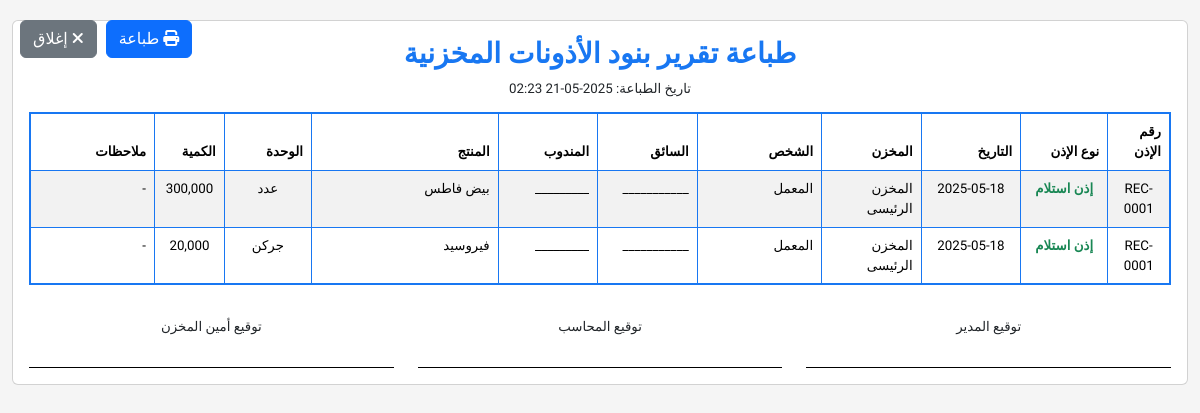
The app's page /finances/reports/store-permits/print/ (signed in) with its own data.
### finances/models.py (models this page shows, shortened)
class StorePermitItem(models.Model):
    permit = models.ForeignKey(StorePermit, on_delete=models.CASCADE, related_name='items', verbose_name=_("الإذن"))
    product = models.ForeignKey(Product, on_delete=models.CASCADE, related_name='permit_items', verbose_name=_("المنتج"))
    product_unit = models.ForeignKey(ProductUnit, on_delete=models.CASCADE, related_name='permit_items', verbose_name=_("وحدة المنتج"))
    quantity = models.DecimalField(_("الكمية"), max_digits=15, decimal_places=3)
    notes = models.TextField(_("ملاحظات"), blank=True, null=True)
    created_transaction = models.OneToOneField(ProductTransaction, on_delete=models.SET_NULL,
                                          null=True, blank=True, related_name='created_by_permit_item',
                                          verbose_name=_("حركة المنتج المنشأة"))
    class Meta:
        verbose_name = _("بند إذن مخزني")
        verbose_name_plural = _("بنود أذونات المخزن")

class StorePermit(models.Model):
    ISSUE = 'issue'
    RECEIVE = 'receive'
    PERMIT_TYPES = [
        (ISSUE, _("إذن صرف")),
        (RECEIVE, _("إذن استلام")),
    ]
    number = models.CharField(_("رقم الإذن"), max_length=50, unique=True)
    permit_type = models.CharField(_("نوع الإذن"), max_length=10, choices=PERMIT_TYPES)
    date = models.DateTimeField(_("تاريخ الإذن"), default=timezone.now)
    store = models.ForeignKey(Store, on_delete=models.CASCADE, related_name='permits', verbose_name=_("المخزن"))
    person_name = models.CharField(_("اسم الشخص"), max_length=255, help_text=_("المستلم في حالة الصرف أو المرسل في حالة الاستلام"))
    driver = models.ForeignKey(Driver, on_delete=models.SET_NULL, null=True, blank=True, related_name='permits', verbose_name=_("السائق"))
    representative = models.ForeignKey(Representative, on_delete=models.SET_NULL, null=True, blank=True, related_name='permits', verbose_name=_("المندوب"))
    reference_number = models.CharField(_("الرقم المرجعي"), max_length=50, blank=True, null=True)
    notes = models.TextField(_("ملاحظات"), blank=True, null=True)
    is_posted = models.BooleanField(_("مرحل"), default=False)
    class Meta:
        verbose_name = _("إذن مخزني")
        verbose_name_plural = _("أذونات المخزن")
        ordering = ['-date']

### core/models.py (models this page shows, shortened)
class Store(models.Model):
    branch = models.ForeignKey(Branch, on_delete=models.CASCADE, related_name='stores', verbose_name=_("الفرع"))
    name = models.CharField(_("اسم المخزن"), max_length=255)
    address = models.TextField(_("العنوان"), blank=True, null=True)
    keeper = models.CharField(_("أمين المخزن"), max_length=255, blank=True, null=True)
    notes = models.TextField(_("ملاحظات"), blank=True, null=True)
    class Meta:
        verbose_name = _("مخزن")
        verbose_name_plural = _("المخازن")

class Driver(models.Model):
    name = models.CharField(_("الاسم"), max_length=255)
    phone = models.CharField(_("رقم الهاتف"), max_length=20, blank=True, null=True)
    address = models.TextField(_("العنوان"), blank=True, null=True)
    id_number = models.CharField(_("رقم الهوية"), max_length=20, blank=True, null=True)
    license_number = models.CharField(_("رقم الرخصة"), max_length=20, blank=True, null=True)
    notes = models.TextField(_("ملاحظات"), blank=True, null=True)
    class Meta:
        verbose_name = _("سائق")
        verbose_name_plural = _("السائقين")

class Representative(models.Model):
    name = models.CharField(_("الاسم"), max_length=255)
    phone = models.CharField(_("رقم الهاتف"), max_length=20, blank=True, null=True)
    address = models.TextField(_("العنوان"), blank=True, null=True)
    id_number = models.CharField(_("رقم الهوية"), max_length=20, blank=True, null=True)
    commission_percentage = models.DecimalField(_("نسبة العمولة"), max_digits=5, decimal_places=2, default=0)
    notes = models.TextField(_("ملاحظات"), blank=True, null=True)
    class Meta:
        verbose_name = _("مندوب")
        verbose_name_plural = _("المناديب")

### products/models.py (models this page shows, shortened)
class Product(models.Model):
    name = models.CharField(_("اسم المنتج"), max_length=255)
    code = models.CharField(_("كود المنتج"), max_length=50, blank=True, null=True)
    barcode = models.CharField(_("الباركود"), max_length=50, blank=True, null=True)
    category = models.ForeignKey(Category, on_delete=models.SET_NULL, blank=True, null=True,
                               related_name='products', verbose_name=_("القسم"))
    default_store = models.ForeignKey(Store, on_delete=models.SET_NULL, blank=True, null=True,
                                    related_name='default_products', verbose_name=_("المخزن الافتراضي"))
    initial_balance = models.DecimalField(_("الرصيد الافتتاحي"), max_digits=15, decimal_places=3, default=0)
    current_balance = models.DecimalField(_("الرصيد الحالي"), max_digits=15, decimal_places=3, default=0)
    image = models.ImageField(_("صورة المنتج"), upload_to='product_images/', blank=True, null=True)
    description = models.TextField(_("الوصف"), blank=True, null=True)
    is_active = models.BooleanField(_("نشط"), default=True)
    class Meta:
        verbose_name = _("منتج")
        verbose_name_plural = _("المنتجات")

class ProductUnit(models.Model):
    product = models.ForeignKey(Product, on_delete=models.CASCADE, related_name='units', verbose_name=_("المنتج"))
    unit = models.ForeignKey(Unit, on_delete=models.CASCADE, related_name='product_units', verbose_name=_("الوحدة"))
    conversion_factor = models.DecimalField(_("معامل التحويل"), max_digits=10, decimal_places=3, default=1)
    purchase_price = models.DecimalField(_("سعر الشراء"), max_digits=15, decimal_places=2, default=0)
    selling_price = models.DecimalField(_("سعر البيع"), max_digits=15, decimal_places=2, default=0)
    barcode = models.CharField(_("باركود الوحدة"), max_length=50, blank=True, null=True)
    is_default_purchase = models.BooleanField(_("وحدة الشراء الافتراضية"), default=False)
    is_default_sale = models.BooleanField(_("وحدة البيع الافتراضية"), default=False)
    class Meta:
        verbose_name = _("وحدة المنتج")
        verbose_name_plural = _("وحدات المنتجات")
        unique_together = [['product', 'unit']]

class Unit(models.Model):
    name = models.CharField(_("اسم الوحدة"), max_length=255)
    symbol = models.CharField(_("الرمز"), max_length=10)
    class Meta:
        verbose_name = _("وحدة")
        verbose_name_plural = _("وحدات القياس")

### finances/views/reports/store_permits_report.py (the view, shortened to what this page needs)
# urls.py: path('reports/store-permits/print/', views.store_permits_report_print, name='store_permits_report_print'),
@login_required
def store_permits_report_print(request):
    permit_items = StorePermitItem.objects.select_related(
        'permit', 'product', 'product_unit', 'product_unit__unit',
        'permit__store', 'permit__driver', 'permit__representative'
    ).order_by('-permit__date')
    permit_type = request.GET.get('permit_type')
    if permit_type:
        permit_items = permit_items.filter(permit__permit_type=permit_type)
    store_id = request.GET.get('store')
    if store_id:
        permit_items = permit_items.filter(permit__store_id=store_id)
    is_posted = request.GET.get('is_posted')
    if is_posted == 'yes':
        permit_items = permit_items.filter(permit__is_posted=True)
    elif is_posted == 'no':
        permit_items = permit_items.filter(permit__is_posted=False)
    from_date = request.GET.get('from_date')
    to_date = request.GET.get('to_date')
    if from_date:
        permit_items = permit_items.filter(permit__date__date__gte=from_date)
    if to_date:
        permit_items = permit_items.filter(permit__date__date__lte=to_date)
    person_name = request.GET.get('person_name')
    if person_name:
        permit_items = permit_items.filter(permit__person_name__icontains=person_name)
    driver_id = request.GET.get('driver')
    if driver_id:
        permit_items = permit_items.filter(permit__driver_id=driver_id)
    representative_id = request.GET.get('representative')
    if representative_id:
        permit_items = permit_items.filter(permit__representative_id=representative_id)
    product_id = request.GET.get('product')
    if product_id:
        permit_items = permit_items.filter(product_id=product_id)
    category_id = request.GET.get('category')
    if category_id:
        permit_items = permit_items.filter(product__category_id=category_id)
    search_query = request.GET.get('q')
    settings = SystemSettings.get_settings()
    return render(request, 'finances/reports/store_permits_report_print.html', {
        'permit_items': permit_items,
        'from_date': from_date,
        'to_date': to_date,
        'settings': settings,
        'title': 'طباعة تقرير بنود الأذونات المخزنية',
        'print_date': timezone.now()
    })

### core/models.py (called while the page is built)
    @classmethod
    def get_settings(cls):
        settings, created = cls.objects.get_or_create(pk=1)
        return settings

### users/context_processors.py (called while the page is built)
def notifications(request):
    context_data = {
        'unread_notifications_count': 0
    }
    if request.user.is_authenticated:
        context_data['unread_notifications_count'] = get_unread_notifications_count(request.user)
    return context_data

### users/utils.py (called while the page is built)
def get_unread_notifications_count(user):
    return UserNotification.objects.filter(recipient=user, is_read=False).count()

### templates/finances/reports/store_permits_report_print.html (shortened to what this page needs)
{% load static %}
{% load humanize %}
<!DOCTYPE html>
<html lang="ar" dir="rtl">
<head>
    <link href="https://cdn.jsdelivr.net/npm/bootstrap@5.3.2/dist/css/bootstrap.min.css" rel="stylesheet">
    <link rel="stylesheet" href="https://cdn.jsdelivr.net/npm/bootstrap@5.3.2/dist/css/bootstrap.rtl.min.css">
    <link rel="stylesheet" href="https://cdnjs.cloudflare.com/ajax/libs/font-awesome/6.5.1/css/all.min.css">
</head>
<body>
    <div class="print-actions d-print-none">
        <button onclick="window.print()" class="btn btn-primary">
            <i class="fas fa-print"></i> طباعة
        </button>
        <button onclick="window.close()" class="btn btn-secondary">
            <i class="fas fa-times"></i> إغلاق
        </button>
    </div>
<div class="container-fluid">
    <div class="row">
        <div class="col-12">
            <div class="card">
                <div class="card-body">
                    <div class="row">
                        <div class="col-12 text-center mb-2">
                            <h3 style="color: #1877f2; font-weight: bold;">{{ title }}</h3>
                            <p style="font-size: 10pt; margin-bottom: 5px;">
                                تاريخ الطباعة: {{ print_date|date:"Y-m-d H:i" }}
                            </p>
                        </div>
                    </div>
                    <div class="table-responsive">
                        <table class="table table-bordered table-striped" style="font-size: 10pt; border: 2px solid #1877f2;">
                            <thead>
                                <tr>
                                    <th style="width: 5%;">رقم الإذن</th>
                                    <th style="width: 7%;">نوع الإذن</th>
                                    <th style="width: 8%;">التاريخ</th>
                                    <th style="width: 8%;">المخزن</th>
                                    <th style="width: 10%;">الشخص</th>
                                    {% if settings.show_driver_in_permit_report %}
                                    <th style="width: 8%;">السائق</th>
                                    {% endif %}
                                    {% if settings.show_representative_in_permit_report %}
                                    <th style="width: 8%;">المندوب</th>
                                    {% endif %}
                                    <th style="width: 15%;">المنتج</th>
                                    <th style="width: 7%;">الوحدة</th>
                                    <th style="width: 5%;">الكمية</th>
                                    <th style="width: 10%;">ملاحظات</th>
                                </tr>
                            </thead>
                            <tbody>
                                {% for item in permit_items %}
                                <tr>
                                    <td style="text-align: center;">{{ item.permit.number }}</td>
                                    <td style="text-align: center;">
                                        {% if item.permit.permit_type == 'issue' %}
                                            <span style="color: #dc3545; font-weight: bold;">إذن صرف</span>
                                        {% else %}
                                            <span style="color: #198754; font-weight: bold;">إذن استلام</span>
                                        {% endif %}
                                    </td>
                                    <td style="text-align: center;">{{ item.permit.date|date:"Y-m-d" }}</td>
                                    <td>{{ item.permit.store.name }}</td>
                                    <td>{{ item.permit.person_name }}</td>
                                    {% if settings.show_driver_in_permit_report %}
                                    <td>{{ item.permit.driver.name|default:"-" }}</td>
                                    {% endif %}
                                    {% if settings.show_representative_in_permit_report %}
                                    <td>{{ item.permit.representative.name|default:"-" }}</td>
                                    {% endif %}
                                    <td>{{ item.product.name }}</td>
                                    <td style="text-align: center;">{{ item.product_unit.unit.name }}</td>
                                    <td style="text-align: center;">{{ item.quantity }}</td>
                                    <td>{{ item.notes|default:"-" }}</td>
                                </tr>
                                {% endfor %}
                            </tbody>
                        </table>
                    </div>
                    <div class="row mt-3">
                        <div class="col-4 text-center">
                            <p style="font-size: 10pt; margin-bottom: 5px;">توقيع المدير</p>
                            <div style="border-top: 1px solid #000; margin-top: 30px;"></div>
                        </div>
                        <div class="col-4 text-center">
                            <p style="font-size: 10pt; margin-bottom: 5px;">توقيع المحاسب</p>
                            <div style="border-top: 1px solid #000; margin-top: 30px;"></div>
                        </div>
                        <div class="col-4 text-center">
                            <p style="font-size: 10pt; margin-bottom: 5px;">توقيع أمين المخزن</p>
                            <div style="border-top: 1px solid #000; margin-top: 30px;"></div>
                        </div>
                    </div>
                </div>
            </div>
        </div>
    </div>
</div>
</body>
</html>

### templates/finances/reports/store_permits_report_print.html (style rules this page uses)
body { font-family: 'Tajawal', sans-serif; background-color: #f5f5f5; padding: 20px 0; }
.print-actions { position: fixed; top: 20px; left: 20px; z-index: 1000; }
.print-actions .btn { margin-right: 5px; }
@media screen { .container-fluid { max-width: 1200px; margin: 0 auto; } }

### records on screen
StorePermitItem: permit.number "REC-0001", shows "إذن استلام", permit "2025-05-18", permit.store.name "المخزن الرئيسى", permit.person_name "المعمل", permit.driver.name "___________", permit.representative.name "_________", product.name "بيض فاطس", product_unit.unit.name "عدد", quantity "300,000", notes "-"
StorePermitItem: permit.number "REC-0001", shows "إذن استلام", permit "2025-05-18", permit.store.name "المخزن الرئيسى", permit.person_name "المعمل", permit.driver.name "___________", permit.representative.name "_________", product.name "فيروسيد", product_unit.unit.name "جركن", quantity "20,000", notes "-"

### other values on screen
{{ title }} "طباعة تقرير بنود الأذونات المخزنية"
